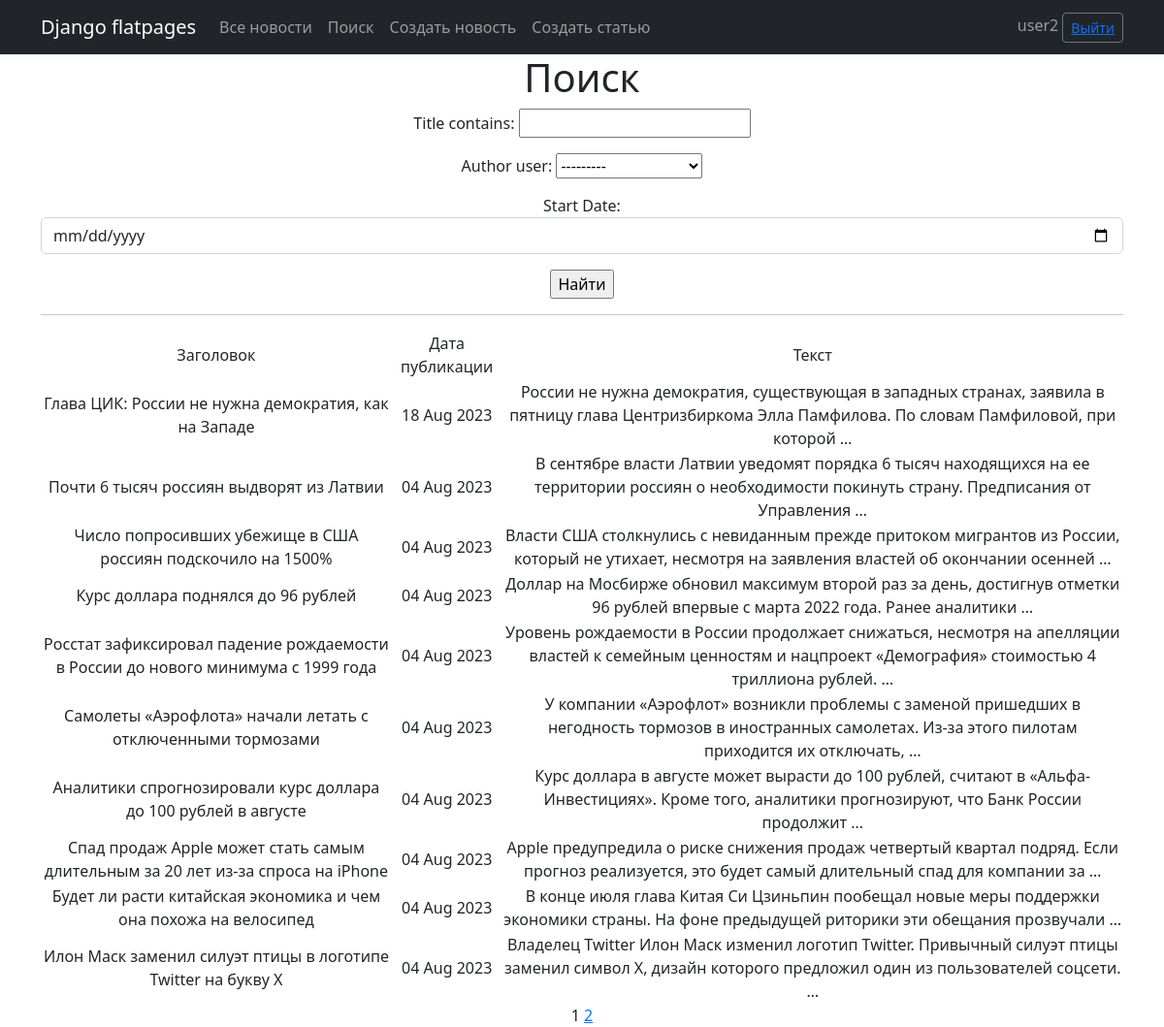
Page /news/search/ (signed in) on the committed database.
### news/models.py (models this page shows, shortened)
class Post(models.Model):
    news = 'N'
    article = 'A'
    POSITIONS = [
        (news, 'Новость'),
        (article, 'Статья')
    ]
    author = models.ForeignKey(Author, on_delete=models.CASCADE)
    select = models.CharField(max_length=1, choices=POSITIONS, default=news)
    datetime = models.DateTimeField(auto_now_add=True)
    title = models.CharField(max_length=255)
    text = models.TextField()
    rating = models.IntegerField(default=0)

### news/views.py (the view)
# urls.py: path('search/', PostSearch.as_view(), name='search'),
class PostSearch(LoginRequiredMixin, ListView):
    model = Post
    ordering = '-datetime'
    template_name = 'search.html'
    context_object_name = 'posts'
    paginate_by = 10
    def get_queryset(self):
        queryset = super().get_queryset()
        self.filterset = PostFilter(self.request.GET, queryset)
        return self.filterset.qs
    def get_context_data(self, **kwargs):
        context = super().get_context_data(**kwargs)
        context['filterset'] = self.filterset
        return context

### news/templatetags/custom_filters.py (called while the page is built)
@register.filter()
def censor(value):
    def check_word(word):
        for j in range(0, len(word_list)):
            if word.lower() == word_list[j]:
                new_word = word[0]
                for k in range(1, len(word)):
                    new_word += '*'
                word = new_word
        return word
    if type(value) != str:
        return 'Ошибка: "value" не строка!'
    s = ''
    i = 0
    new_word = ''
    while i < len(value):
        c = value[i]
        if (c != ' ') and (c != '.') and (c != ',') and (c != '!') and (c != '?') and (c != ' '):
            new_word += c
        else:
            if new_word != '':
                s = s + check_word(new_word) + c
                new_word = ''
            else:
                s += c
        i += 1
    if new_word != '':
        s = s + check_word(new_word)
    return s

### news/templatetags/custom_tags.py (called while the page is built)
@register.simple_tag(takes_context=True)
def url_replace(context, **kwargs):
   d = context['request'].GET.copy()
   for k, v in kwargs.items():
       d[k] = v
   return d.urlencode()

### templates/search.html (shortened to what this page needs)
{% extends 'flatpages/default.html' %}
{% load custom_filters %}
{% load custom_tags %}
{% block content %}
   <h1>Поиск</h1>
   <form action="" method="get">
       {{ filterset.form.as_p }}
       <input type="submit" value="Найти" />
   </form>
   <hr>
   {% if posts %}
       <table>
           <tr>
               <td>Заголовок</td>
               <td>Дата публикации</td>
               <td>Текст</td>
           </tr>
           {% for post in posts %}
           <tr>
               <td>{{ post.title|censor }}</td>
               <td>{{ post.datetime|date:'d M Y' }}</td>
               <td>{{ post.text|censor|truncatewords:20 }}</td>
           </tr>
           {% endfor %}
       </table>
   {% else %}
       <h2>Новостей нет!</h2>
   {% endif %}
   {{ page_obj.number }}
   {% if page_obj.has_next %}
       <a href="?{% url_replace page=page_obj.next_page_number %}">{{ page_obj.next_page_number }}</a>
   {% endif %}
{% endblock content %}

### templates/flatpages/default.html (shortened to what this page needs)
<!DOCTYPE html>
<html lang="en">
    <head>
        {% load static %}
        <link href="{% static 'css/styles.css' %}" rel="stylesheet" />
    </head>
    <body>
        <nav class="navbar navbar-expand-lg navbar-dark bg-dark static-top">
           <div class="container">
               <a class="navbar-brand" href="#">Django flatpages</a>
               <div class="collapse navbar-collapse" id="navbarResponsive">
                   <ul class="navbar-nav ml-auto">
                       <li class="nav-item">
                           <a class="nav-link" href="/news">Все новости</a>
                       </li>
                       <li class="nav-item">
                           <a class="nav-link" href="/news/search/">Поиск</a>
                       </li>
                       <li class="nav-item">
                           <a class="nav-link" href="/news/create/">Создать новость</a>
                       </li>
                       <li class="nav-item">
                           <a class="nav-link" href="/articles/create/">Создать статью</a>
                       </li>
                   </ul>
               </div>
               <form class="form-inline">
               <span class="navbar-text">
                   {{request.user.username}}
               </span>
               <button class="btn btn-sm btn-outline-secondary" type="button"> <a href="/sign/logout/">Выйти</a> </button>
               </form>
           </div>
        </nav>
        <div class="container">
           <div class="row">
               <div class="col-lg-12 text-center">
                   {% block content %}{% endblock content %}
               </div>
           </div>
        </div>
    </body>
</html>

### rows in the picture
Post: title|censor "Глава ЦИК: России не нужна демократия, как на Западе", datetime "18 Aug 2023", text|censor "России не нужна демократия, существующая в западных странах, заявила в пятницу глава Центризбиркома Элла Памфилова. По словам Памфиловой, при которой …"
Post: title|censor "Почти 6 тысяч россиян выдворят из Латвии", datetime "04 Aug 2023", text|censor "В сентябре власти Латвии уведомят порядка 6 тысяч находящихся на ее территории россиян о необходимости покинуть страну. Предписания от Управления …"
Post: title|censor "Число попросивших убежище в США россиян подскочило на 1500%", datetime "04 Aug 2023", text|censor "Власти США столкнулись с невиданным прежде притоком мигрантов из России, который не утихает, несмотря на заявления властей об окончании осенней …"
Post: title|censor "Курс доллара поднялся до 96 рублей", datetime "04 Aug 2023", text|censor "Доллар на Мосбирже обновил максимум второй раз за день, достигнув отметки 96 рублей впервые с марта 2022 года. Ранее аналитики …"
Post: title|censor "Росстат зафиксировал падение рождаемости в России до нового минимума с 1999 года", datetime "04 Aug 2023", text|censor "Уровень рождаемости в России продолжает снижаться, несмотря на апелляции властей к семейным ценностям и нацпроект «Демография» стоимостью 4 триллиона рублей. …"
Post: title|censor "Самолеты «Аэрофлота» начали летать с отключенными тормозами", datetime "04 Aug 2023", text|censor "У компании «Аэрофлот» возникли проблемы с заменой пришедших в негодность тормозов в иностранных самолетах. Из-за этого пилотам приходится их отключать, …"
Post: title|censor "Аналитики спрогнозировали курс доллара до 100 рублей в августе", datetime "04 Aug 2023", text|censor "Курс доллара в августе может вырасти до 100 рублей, считают в «Альфа-Инвестициях». Кроме того, аналитики прогнозируют, что Банк России продолжит …"
Post: title|censor "Спад продаж Apple может стать самым длительным за 20 лет из-за спроса на iPhone", datetime "04 Aug 2023", text|censor "Apple предупредила о риске снижения продаж четвертый квартал подряд. Если прогноз реализуется, это будет самый длительный спад для компании за …"
Post: title|censor "Будет ли расти китайская экономика и чем она похожа на велосипед", datetime "04 Aug 2023", text|censor "В конце июля глава Китая Си Цзиньпин пообещал новые меры поддержки экономики страны. На фоне предыдущей риторики эти обещания прозвучали …"
Post: title|censor "Илон Маск заменил силуэт птицы в логотипе Twitter на букву X", datetime "04 Aug 2023", text|censor "Владелец Twitter Илон Маск изменил логотип Twitter. Привычный силуэт птицы заменил символ X, дизайн которого предложил один из пользователей соцсети. …"

### other values in the picture
{{ request.user.username }} "user2"
{{ page_obj.number }} "1"
{{ page_obj.next_page_number }} "2"
